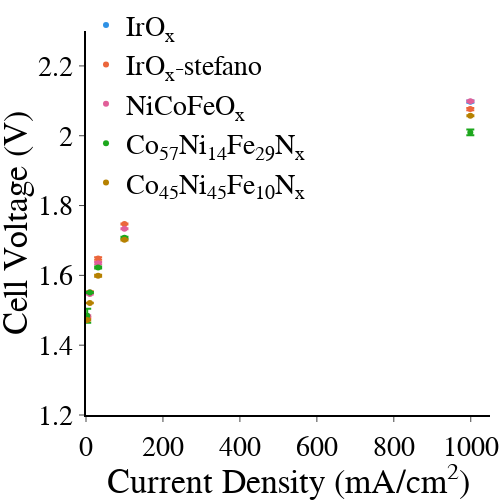

Notebook cell for this chart:
### Code cell
import plotly.graph_objects as go
import numpy as np
import pandas as pd
import plotly.express as px
from scipy.optimize import curve_fit
from pandas import DataFrame as df
from EC_data_processing_lib import get_header_length
from EC_data_processing_lib import get_decimal_separator
from Data_setup_AEMEL_NewCell import data_set
import os
from galvani import BioLogic
from math import floor,log10

fig_title = 'Polarization Curve Tafel steps plus stefano control'
fig = go.Figure()
fig.update_xaxes(range=[0, 1050],
    nticks=6,
    ticks='outside',
    showgrid=False, gridwidth=1, gridcolor='grey',
    zeroline=False, zerolinecolor='grey', zerolinewidth= 1,
    showline=True, linewidth=2, linecolor='black')

fig.update_yaxes(range=[1.2, 2.3],
    nticks=10,
    showgrid=False, gridwidth=1, gridcolor='grey',
    ticks='outside',
    zeroline=True, zerolinecolor='grey', zerolinewidth= 1,
    showline=True, linewidth=2, linecolor='black')
colors = px.colors.qualitative.Dark24

fig.update_layout(
    xaxis_title="Current Density (mA/cm<sup>2</sup>)",
    yaxis_title="Cell Voltage (V)",
    margin={'t':0,'l':0,'b':0,'r':10},
    legend_font_size=22,
    font=dict(
        family="Times New Roman, monospace",
        size=28,
        color="black",
    ),
)
fig.update_layout({
    "plot_bgcolor": "rgba(0, 0, 0, 0)",
    'paper_bgcolor': 'rgba(255, 255, 255, 255)', #sets the background to be transparent... might appear black in .jpeg but will be transparent in the .svg
})

for i in data_set:
    
    file = data_set[i]['data']
    if not os.path.exists(file):
        print("File not found: " + file)
        continue
    if file.endswith('mpt'):
        headerlength = get_header_length(file)
        data = pd.read_csv(file, encoding='ansi', sep="\t", decimal=get_decimal_separator(file),  skiprows=range(headerlength))
        current_column = '<I>/mA'
    else:
        mpr_file = BioLogic.MPRfile(file)
        data = pd.DataFrame(mpr_file.data)
        current_column = 'I/mA'
    if not os.path.exists(data_set[i]['data']):
        continue
   #define variables, sets up number of experiments, does the voltage correction based on Ru and 
    exp = data['Ns']
    Nexp = exp[-1:] + 1
    voltage = data['Ewe/V']
    current = data['I/mA']/5

    j = 0
    Polarization = []
    for j in range(int(Nexp)):
        v = df.mean(voltage.loc[exp==j])
        J = df.mean(current.loc[exp==j])
        verr = df.std(voltage.loc[exp==j])
        Polarization.append([v, J, verr])   
    Polarization = np.array(Polarization)
    
    # fig.add_trace(go.Scatter(
    #     y=Polarization[:,0],
    #     x=Polarization[:,1],
    #     error_y=dict(
    #         type='data',
            
    #         array=Polarization[:,2],
    #         visible=True),
    #     mode='markers',
    #     name= data_set[i]['label'],
    #      showlegend=False,
    #     line_color = colors[data_set[i]['color_index']],
        
    # )
    # )
    # add a trace to the plot with or without a label in the legend
    if data_set[i]['label'] != '':
        fig.add_trace(go.Scatter(
            y=Polarization[:,0],
            x=Polarization[:,1],
            error_y=dict(
                type='data',
                array=Polarization[:,2],
                visible=True),
            mode='markers',
            marker=dict(
                size=6
            ),
            name= data_set[i]['label'],
            line_color = colors[data_set[i]['color_index']],
        )
        )
    else:
        fig.add_trace(go.Scatter(
            y=Polarization[:,0],
            x=Polarization[:,1],
            error_y=dict(
                type='data',
                array=Polarization[:,2],
                visible=True),
            mode='markers',
            marker=dict(
                size=6
            ),
            showlegend=False, # hide the label in the legend if it's empty
            line_color = colors[data_set[i]['color_index']],
        )
        )




   
fig.update_layout(
    width = 500,
    height = 500,
    legend=dict(
    yanchor="top",
    y=1.08,
    xanchor="left",
    x=0,
    font=dict(
        family="Times New Roman, monospace",
        size=28,
        color="black",
    ),
    ))

fig.show()
fig.write_image(fig_title +'.jpeg')
fig.write_image(fig_title + '.svg')

### Figure 1 — Plotly figure (JSON) as saved in the notebook; plotly's stock layout.template omitted (floating-point values rounded to 4 significant figures)
{"data": [{"error_y": {"array": [0.00194, 0.0024], "type": "data", "visible": true}, "line": {"color": "#EB663B"}, "marker": {"size": 6}, "mode": "markers", "showlegend": false, "type": "scatter", "x": [3.153, 9.994], "y": [1.479, 1.552]}, {"error_y": {"array": [0.003497, 0.001671], "type": "data", "visible": true}, "line": {"color": "#EB663B"}, "marker": {"size": 6}, "mode": "markers", "showlegend": false, "type": "scatter", "x": [31.54, 99.94], "y": [1.648, 1.747]}, {"error_y": {"array": [0.005678, 0.003544], "type": "data", "visible": true}, "line": {"color": "#2E91E5"}, "marker": {"size": 6}, "mode": "markers", "name": "IrO<sub>x</sub>", "type": "scatter", "x": [314.9, 998.9], "y": [1.84, 2.098]}, {"error_y": {"array": [0.005915, 0.003175], "type": "data", "visible": true}, "line": {"color": "#EB663B"}, "marker": {"size": 6}, "mode": "markers", "name": "IrO<sub>x</sub>-stefano", "type": "scatter", "x": [314.7, 998.8], "y": [1.868, 2.076]}, {"error_y": {"array": [0.001632, 0.001307], "type": "data", "visible": true}, "line": {"color": "#E15F99"}, "marker": {"size": 6}, "mode": "markers", "showlegend": false, "type": "scatter", "x": [3.155, 9.996], "y": [1.484, 1.546]}, {"error_y": {"array": [0.003048, 0.001204], "type": "data", "visible": true}, "line": {"color": "#E15F99"}, "marker": {"size": 6}, "mode": "markers", "showlegend": false, "type": "scatter", "x": [31.55, 99.96], "y": [1.635, 1.734]}, {"error_y": {"array": [0.005698, 0.001938], "type": "data", "visible": true}, "line": {"color": "#E15F99"}, "marker": {"size": 6}, "mode": "markers", "name": "NiCoFeO<sub>x</sub>", "type": "scatter", "x": [315.0, 999.0], "y": [1.859, 2.099]}, {"error_y": {"array": [0.01981, 0.001255], "type": "data", "visible": true}, "line": {"color": "#1CA71C"}, "marker": {"size": 6}, "mode": "markers", "showlegend": false, "type": "scatter", "x": [3.154, 9.995], "y": [1.484, 1.551]}, {"error_y": {"array": [0.002913, 0.002758], "type": "data", "visible": true}, "line": {"color": "#1CA71C"}, "marker": {"size": 6}, "mode": "markers", "showlegend": false, "type": "scatter", "x": [31.54, 99.94], "y": [1.623, 1.708]}, {"error_y": {"array": [0.006909, 0.008073], "type": "data", "visible": true}, "line": {"color": "#1CA71C"}, "marker": {"size": 6}, "mode": "markers", "name": "Co<sub>57</sub>Ni<sub>14</sub>Fe<sub>29</sub>N<sub>x</sub>", "type": "scatter", "x": [314.8, 998.8], "y": [1.82, 2.01]}, {"error_y": {"array": [0.001282, 0.0009091], "type": "data", "visible": true}, "line": {"color": "#B68100"}, "marker": {"size": 6}, "mode": "markers", "showlegend": false, "type": "scatter", "x": [3.155, 9.996], "y": [1.472, 1.521]}, {"error_y": {"array": [0.002877, 0.001969], "type": "data", "visible": true}, "line": {"color": "#B68100"}, "marker": {"size": 6}, "mode": "markers", "showlegend": false, "type": "scatter", "x": [31.55, 99.96], "y": [1.599, 1.702]}, {"error_y": {"array": [0.005596, 0.001669], "type": "data", "visible": true}, "line": {"color": "#B68100"}, "marker": {"size": 6}, "mode": "markers", "name": "Co<sub>45</sub>Ni<sub>45</sub>Fe<sub>10</sub>N<sub>x</sub>", "type": "scatter", "x": [315.0, 999.0], "y": [1.831, 2.057]}], "layout": {"font": {"color": "black", "family": "Times New Roman, monospace", "size": 28}, "height": 500, "legend": {"font": {"color": "black", "family": "Times New Roman, monospace", "size": 28}, "x": 0, "xanchor": "left", "y": 1.08, "yanchor": "top"}, "margin": {"b": 0, "l": 0, "r": 10, "t": 0}, "paper_bgcolor": "rgba(255, 255, 255, 255)", "plot_bgcolor": "rgba(0, 0, 0, 0)", "width": 500, "xaxis": {"gridcolor": "grey", "gridwidth": 1, "linecolor": "black", "linewidth": 2, "nticks": 6, "range": [0, 1050], "showgrid": false, "showline": true, "ticks": "outside", "title": {"text": "Current Density (mA/cm<sup>2</sup>)"}, "zeroline": false, "zerolinecolor": "grey", "zerolinewidth": 1}, "yaxis": {"gridcolor": "grey", "gridwidth": 1, "linecolor": "black", "linewidth": 2, "nticks": 10, "range": [1.2, 2.3], "showgrid": false, "showline": true, "ticks": "outside", "title": {"text": "Cell Voltage (V)"}, "zeroline": true, "zerolinecolor": "grey", "zerolinewidth": 1}}}
